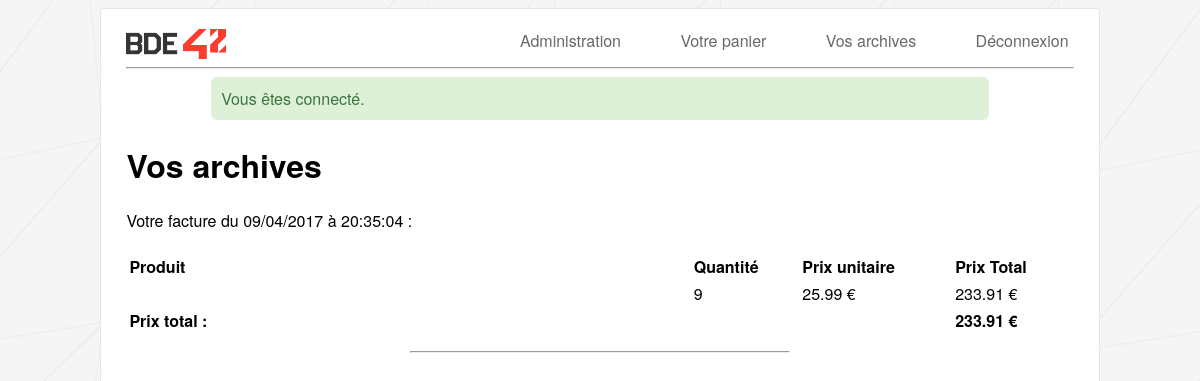
Screenshot of /?page=archives (signed in) with the database file from the repository.
### tables this page shows
CREATE TABLE `archive_product` (
  `id` int(11) NOT NULL,
  `id_archive` int(11) NOT NULL,
  `id_product` int(11) NOT NULL,
  `price` int(11) NOT NULL,
  `quantity` int(11) NOT NULL
);

### controllers/archives.php (called while the page is built, shortened)
<?php
$view = array();
$view['path'] = 'archives.php';
$view['archives'] = get_archives($conn, $current_user['id']);

### bdd.php (called while the page is built, shortened)
<?php
function shit($result)
{
	$all = array();
	while(($row = mysqli_fetch_assoc($result))) {
	    $all[] = $row;
	}
	return ($all);
}
function user_infos($conn, $id)
{
	$req = 'SELECT * FROM user WHERE id=\''.mysqli_real_escape_string($conn, $id).'\' LIMIT 1';
	$result = mysqli_query($conn, $req);
	return mysqli_fetch_assoc($result);
}
function get_archives($conn, $user_id)
{
	$req = 'SELECT id, time FROM user_archive WHERE id_user =\''.mysqli_real_escape_string($conn, $user_id).'\'';
	$result = mysqli_query($conn, $req);
	$data = array();
	$archives = shit($result);
	foreach ($archives as $archive) {
		$req = 'SELECT id_archive, id_product, ROUND(archive_product.price / 100, 2) as price, quantity FROM archive_product LEFT JOIN product ON product.id = archive_product.id_product WHERE id_archive =\''.$archive['id'].'\'';
		$data[$archive['time']] = shit(mysqli_query($conn, $req));
	}
	return ($data);
}

### views/archives.php (the view, shortened to what this page needs)
<h1>Vos archives</h1>
<?php
	if (!empty($view['archives']))
{
	foreach ($view['archives'] as $time => $archive) {
		$total = 0;
	?>
	<p>Votre facture du <?php echo date('d/m/Y à H:i:s', strtotime($time)); ?> :
	<table class="p100" style="margin-top:20px;">
	   <thead>
	       <tr>
	           <th class="left">Produit</th>
	           <th class="left">Quantité</th>
	           <th class="left">Prix unitaire</th>
	           <th class="left">Prix Total</th>
	       </tr>
	   </thead>
	   <tbody>
	   	<?php
	   	foreach ($archive as $articles) {
		$price = $articles['quantity'] * $articles['price'];
		$total += $price;
		?>
	       <tr>
	           <td style="width: 60%;"><?=$articles['name']?></td>
	           <td><?=$articles['quantity']?></td>
	           <td><?= $articles['price'] ?> €</td>
	           <td><?= $price ?> €</td>
	       </tr>
	       <?php } ?>
	    <tr>
	    <td colspan="3"><strong>Prix total :</strong></td>
	    <td colspan="1"><strong><?=$total?> €</strong></td>
	    </tr>
	   </tbody>
	</table>
	<hr style="width: 40%; margin:auto;">
	<?php
	}
}
else{
	echo 'Vous n\'avez pas d\'archives.';
}

### views/base.php (style rules this page uses)
body { font-family: "Helvetica Neue",Helvetica,Arial,sans-serif; background-image: url("img/bg.gif"); }
.left { text-align: left; }
.p100 { width: 100%; }

### rows the page displays
archive_product: quantity "9", price "25.99", price "233.91"

### other values shown
$_SESSION['flashmessage'] "Vous êtes connecté."
date('d/m/Y à H:i:s', strtotime($time)) "09/04/2017 à 20:35:04"
$total "233.91"
